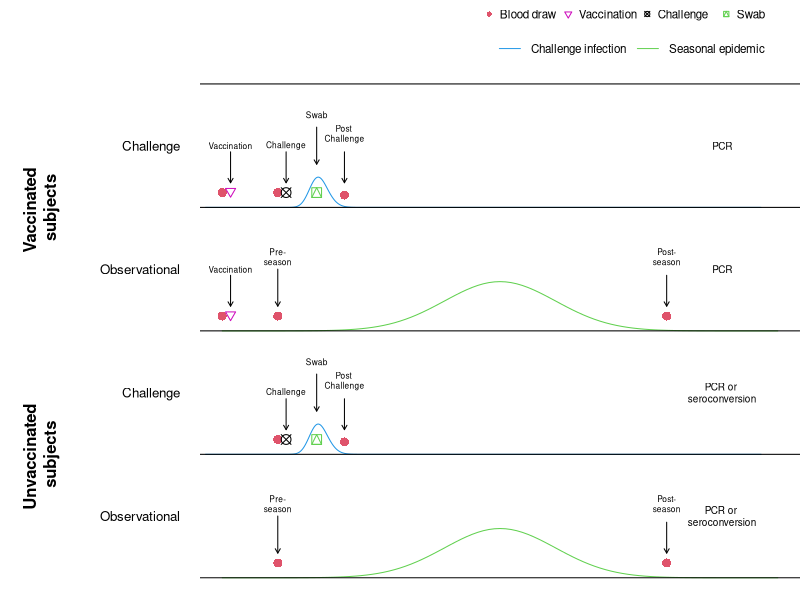

The R script that drew this image:
# Creates figure showing study designs
# Sheena Sullivan

# Directories used
fig_studies_dir <- "fig-studies"

# Script ======================================================================

pdf(file = file.path(fig_studies_dir, "fig-studies.pdf"), 8, 3.5)
par(mai = c(0, 2, 0, 0))
plot(
  NA, NA,
  xlim = c(0, 5), ylim = c(0, 4.5), axes = F,
  xlab = "Study timeline", ylab = ""
)
axis(
  2, 
  at = seq(0.5, 3.5, 1), 
  labels = rep(c("Observational", "Challenge"), 2), 
  las = 2, 
  tick = F, 
  cex.axis = 0.8
)
mtext(
  "Vaccinated \nsubjects", 
  side = 2, 
  cex = 1, 
  lwd = 2, 
  font = 2, 
  line = 7, 
  at = c(3, -5)
)
mtext(
  "Unvaccinated \nsubjects", 
  side = 2, 
  cex = 1, 
  lwd = 2, 
  font = 2, 
  line = 7, 
  at = c(1, -5)
)
legend(
  "topright",
  pch = c(16, 6, 13, 14), col = c(2, 6, 1, 3), box.lty = 0,
  c("Blood draw", "Vaccination", "Challenge", "Swab"), horiz = T, cex = 0.7
)
legend(
  2.4, 4.4,
  lty = c(1, 1), col = c(4, 3), box.lty = 0,
  c("Challenge infection", "Seasonal epidemic"), horiz = T, cex = 0.7
)

# pre-vaccination bleed
points(0, 2.12, pch = 16, col = 2, cex = 1.2)
points(0, 3.12, pch = 16, col = 2, cex = 1.2)
# vaccinations
vpos <- 0.075
text(vpos, c(2.5, 3.5), "Vaccination", cex = 0.5)
arrows(vpos, 2.45, vpos, 2.2, length = 0.05)
arrows(vpos, 3.45, vpos, 3.2, length = 0.05)
points(vpos, 2.13, pch = 6, cex = 1, col = 6)
points(vpos, 3.13, pch = 6, cex = 1, col = 6)

# post-vaccination or pre-season/challenge bleed
for (i in 0:3) {
  points(0.5, .12 + i, pch = 16, col = 2, cex = 1.2)
}
# pre-season bleed
pspos <- 0.5
text(pspos, c(0.6, 2.6), "Pre-\nseason", cex = 0.5)
arrows(pspos, 0.5, pspos, .2, length = 0.05)
arrows(pspos, 2.5, pspos, 2.2, length = 0.05)

# challenge
cpos <- 0.575
text(cpos, c(1.5, 3.5), "Challenge", cex = 0.5)
arrows(cpos, 1.45, cpos, 1.2, length = 0.05)
arrows(cpos, 3.45, cpos, 3.2, length = 0.05)
points(cpos, 1.12, pch = 13, cex = 1.3, col = 1)
points(cpos, 3.12, pch = 13, cex = 1.3, col = 1)
# challenge epidemic:
x <- seq(0, 5, length = 1000)
y <- dlnorm(x, mean = 0.02, sd = 0.08)
lines(x - 0.15, y / 20 + 1, lwd = 1, col = 4)
lines(x - 0.15, y / 20 + 3, lwd = 1, col = 4)

# challenge swab
cspos <- 0.85
text(cspos, c(1.75, 3.75), "Swab", cex = 0.5)
arrows(cspos, 1.65, cspos, 1.35, length = 0.05)
arrows(cspos, 3.65, cspos, 3.35, length = 0.05)
points(cspos, 1.12, pch = 14, cex = 1.3, col = 3)
points(cspos, 3.12, pch = 14, cex = 1.3, col = 3)

# post challenge bleed
text(1.1, c(1.6, 3.6), "Post \nChallenge", cex = 0.5)
arrows(1.1, 1.45, 1.1, 1.2, length = 0.05)
arrows(1.1, 3.45, 1.1, 3.2, length = 0.05)
points(1.1, 1.1, pch = 16, col = 2, cex = 1.2)
points(1.1, 3.1, pch = 16, col = 2, cex = 1.2)

# natural epidemic
curve(dnorm(x, mean = 2.5, sd = 0.5) / 2, add = TRUE, col = 3)
curve(dnorm(x, mean = 2.5, sd = 0.5) / 2 + 1.9999, add = TRUE, col = 3)
# post-season bleed
pspos <- 4
text(pspos, c(0.6, 2.6), "Post-\nseason", cex = 0.5)
arrows(pspos, 0.45, pspos, .2, length = 0.05)
arrows(pspos, 2.45, pspos, 2.2, length = 0.05)
points(4, 0.12, pch = 16, col = 2, cex = 1.2)
points(4, 2.12, pch = 16, col = 2, cex = 1.2)

# lines between designs
abline(h = c(0:4))

# outcomes
text(4.5, c(0.5, 1.5), "PCR or \nseroconversion", cex = 0.6)
text(4.5, c(2.5, 3.5), "PCR", cex = 0.6)

dev.off()
